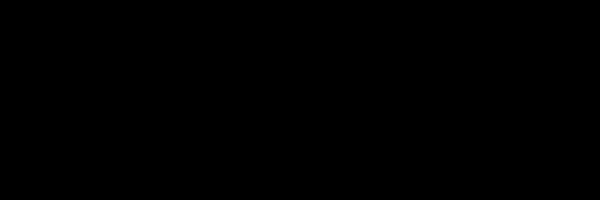
Frame 1 (no input)
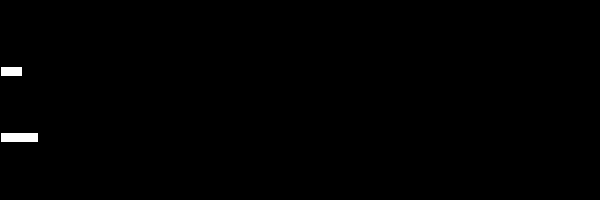
Frame 60 (the mouse pressed at the canvas centre just before this capture)
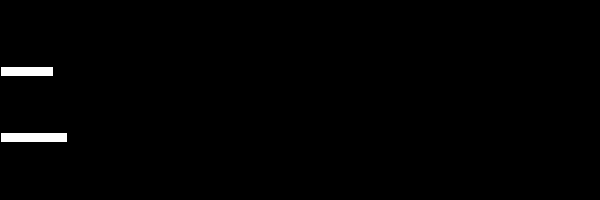
Frame 120 (the mouse held since frame 60 and released just before this capture)

The Processing sketch that drew these frames (run headless with seeded random() and noise(); from frame 60 on, the mouse is pressed at the canvas centre):

// Processing sketch: elseIfProbabilidade_06
// ── elseIfProbabilidade_06.pde
//pergunta: qual a funcionalidade 
//principal desse código? o que ele demonstra?

int larguraRect_1 = 0;
int larguraRect_2 = 0;

void setup()
{
  size(600, 200);
  background(0);
}

void draw()
{
  if (random(1) > 0.5)
  {
    larguraRect_1 = larguraRect_1 + 1;
  }
  else
  {
    larguraRect_2 = larguraRect_2 + 1;
  }
  
  rect(0, (height/3) * 1, larguraRect_1, 10);
  rect(0, (height/3) * 2, larguraRect_2, 10);
}
